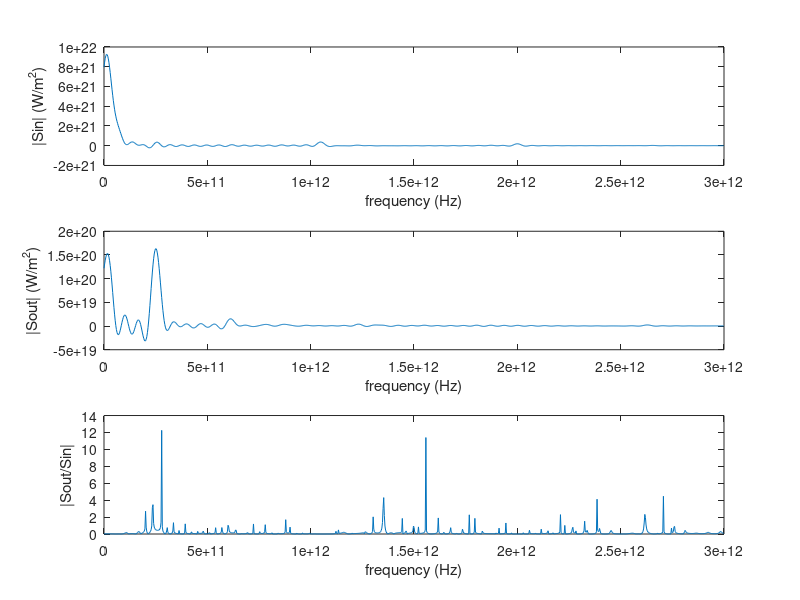

The MATLAB script that drew this image:
clc;clear all;
f=fopen('Flux.txt');
l=fgetl(f);
i=1;
while ischar(l)
    %%disp(l);
    text{i}=l;
    data{i}=sscanf(text{i},'%f , %f , %f');
    A1(i)=data{i}(1);
    A2(i)=data{i}(2);
    A3(i)=data{i}(3);
    l=fgetl(f);
    i=i+1;
end

epsr=0.9999;
a0=1e-4;%0.1mm
c0=2.99792458e8;%Speed of Light (m/s)
f0=c0/a0;%3000GHz
t0=1/f0;%0.33e-12 (s)
mu0=4*pi*(1e-7);% (H/m)
eps0=8.854187817e-12;% (F/m)
I0=1; %(A)
E0=I0/(a0*eps0*c0);%Electric Field
D0=I0/(a0*c0);%Electric Displacement Field
B0=I0/(a0*eps0*c0*c0);%Magnetic Field
H0=I0/(a0);%Magnetizing Field
S0=(I0*I0)/(eps0*c0*a0*a0);%//Poynting Vector


hold on;

subplot(3,1,1)
A=abs(A2)/max(abs(A2));%Flux_in
B=abs(A3)/max(abs(A2));%Flux_out

plot(A1*f0,-A2*S0);
%axis([0 20e9 0 S0*100]);
ylabel('|Sin| (W/m^2)');
xlabel('frequency (Hz)');


subplot(3,1,2)
plot(A1*f0,-A3*S0);
%axis([0 20e9 0 S0*150]);
ylabel('|Sout| (W/m^2)');
xlabel('frequency (Hz)');


subplot(3,1,3)
C=B./A;
plot(f0*A1,C);
%axis([0 20e9 0 3]);
ylabel('|Sout/Sin|');
xlabel('frequency (Hz)');
